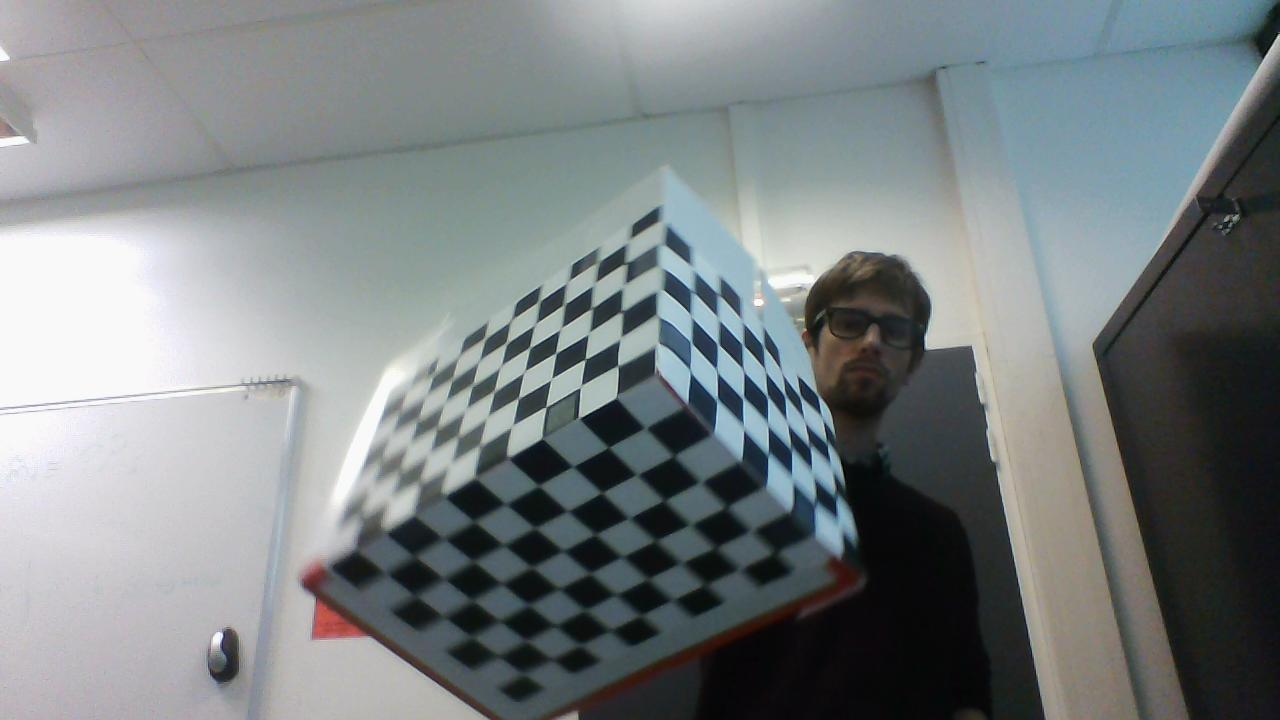
%> input picture etc/img169.jpg, 1280 x 720 px
$ octave --eval "result = mireDetector(imread('../etc/img169.jpg'));"   (GNU Octave 9; MATLAB toolbox functions it lacks are replaced by stand-ins)
%> lines starting %> are read from the running program, lines starting %| are printed output that depends on the picture; in (x1, y1, x2, y2) boxes, pixels count from 0 and x2, y2 are one past the last pixel; in counts of white or black regions, pixels touching at a corner belong together; the program's own positions count from 1
### traitement_image/edgeDetector.m
function [GradGreylvl, imgShape, Ix, Iy] = edgeDetector (imgSrc)
% prend l'image NdG en paramètre, calcule le filtre passe haut vu en cours.
% Retourne le signal filtré selon x et y ainsi que l'image consituée des
% module des gradients.

greylvl = mean(imgSrc,3);

[Height, Width, ~] = size(imgSrc);

x = ones(15);
for i=1:15
    x(i,:) = (-7:7);
end
Teta = 1.6;

%% D?riv?e du filtre passe bas gaussien en x
dxFx = -x./(power(Teta,3)*sqrt(2*pi)) .* exp(-power(x,2)./(2*power(Teta,2)));

%% D?riv?e du filtre passe bas gaussien en y
dyFy = dxFx';

%% filtrage/convolution en X
Ix = conv2(double(dxFx), double(greylvl));  % passe haut

%% filtrage/convolution en Y
Iy = conv2(double(dyFy), double(greylvl));  % passe haut

%% Extraction des contours avec le grad
GradGreylvl = sqrt(Ix.^2 + Iy.^2);  % mise en forme du gradient (module)


maxGrad = max(max(GradGreylvl,[],2)');      % valeur max du gradient (plus fort contour)
imgShape = (GradGreylvl>(maxGrad/10));      % Seuillage avec le dixieme du plus fort contour

GradGreylvl = GradGreylvl/maxGrad;

end

### traitement_image/cornerDetector.m
function imgCorner = cornerDetector(imgSrc)
% Donne un matrice de coordonnés de points à partir d'une image NdG.
% utilise la détection de contours "edgeDetector.m"

    [edges, ~, Ix, Iy] = edgeDetector (imgSrc);

    subplot(2,4,2);
    imshow(edges);
    hold on;
    title('Module du gradient (passe haut gaussien)');
    pause(0.001);

%% Matrice de Harris M
%    M = [   Ix?     ,   Ix*Iy ;
%            Iy*Ix   ,   Ix?     ];

%% Calcul de son d?terminant
     Det = ( (Ix.^2) .* (Iy.^2) - (Ix .* Iy).^2 );

%% Calcul de sa trace
     Trace = (Ix.^2) + (Iy.^2);

%% R?ponse du detecteur de Harris
    R = (Det - 0.04* (Trace.^2));

    % Seuillage
    R = R/mean2(R);
    R(R < (mean2(R)/2)) = 0;


%% Maximums locaux
    [Height, Width] = size(R);
    R = R(8:Height-7,8:Width-7);  % Annuler l'effet "zero-pad" aux bords
    [Height, Width] = size(R);
    imgCorner = zeros(Height, Width);

    % Trouve les max locaux dans une matrice carré de 9x9, autour de tous les coins trouvés
    for i = round(Height*0.05):9:round(Height*0.95)
        for j = round(Width*0.05):9:round(Width*0.95)
            localMax = max(max(R(i-4:i+4,j-4:j+4)));
             if localMax ~= 0
                 for m = i-4:i+4
                    for n = j-4:j+4
                        if R(m,n) == localMax
                            imgCorner(m,n) = 1;
                        end
                    end
                 end
             end
        end
    end

    % Trouve les coordonnées des coins et les range dans imgCorner
    [I(:,2),I(:,1)] = find(imgCorner == 1);
    imgCorner = I;

end

### traitement_image/regroupPoints.m
function out = regroupPoints(points, distMax)
% prend une matrice de coordonnées, et retourne une matrice ayant regroupé
% les points étant séparé par une distance inférieur à distMax.

% recherche des coins proches entre eux
    [Nm, ~] = size(points);
    out = [];
    for i=1:Nm
        alias = [];

        for j=1:Nm
            dist = distance( points(i,2), points(i,1), points(j,2), points(j,1) );

            if (dist < distMax) & (dist > 0)
                if isempty( find( alias == j ) )

                    alias = [alias ; j];

                end
            end
        end

        % Pour un groupe de coins proches, ?tablir un point m?dian
        if isempty(alias) == 0
            posMoy = mean([points(i,:) ; points(alias,:)]);
            if isempty(out)
                out = [out ; posMoy];
            elseif isempty( find( out(:,1) == posMoy(1) ) ) &  isempty( find( out(:,2) == posMoy(2) ) )
                out = [out ; posMoy];
            end
        else
        % Si coins isol?, ne rien faire
            out = [out ; points(i,:)];
        end
    end

end

### traitement_image/mireDetector.m
function mireCornersBis = mireDetector(img)
% Prend une image RGB en argument et retourne la position des sommets de
% la mire rouge, si celle-ci est présente. Si tel est le cas, les sommets
% seront ordonnés en commencant par le plus éloigné du centre, puis en
% tournant dans le sens horaire.

    pause(0.001);

    [Height, Width, ~] = size(img);


    %% detection coins
    corners = cornerDetector(mean(img,3));


    % afficher coins
    subplot(2,4,3);
    cla();
    imshow(img);
    hold on;
    plot(corners(:,1),corners(:,2),'b+');
    title('Coins par la méthode de Harris');


    %% detection zones rouges
    % Isolation des zones o? le rouge est 20% plus fort que le vert et que le bleu
    imgRedOnly = ( (img(:,:,1)>(1.2*img(:,:,2)) & (img(:,:,1)>(1.2*img(:,:,3)) )));


    % On érode 4 fois pour supprimer le bruit
    mask = [0,1,0 ; 1,1,1 ; 0,1,0];
    imgRedOnly = conv2(double(imgRedOnly),double(mask),'same')>4;
    imgRedOnly = conv2(double(imgRedOnly),double(mask),'same')>4;
    imgRedOnly = conv2(double(imgRedOnly),double(mask),'same')>4;
    imgRedOnly = conv2(double(imgRedOnly),double(mask),'same')>4;
    imgRedOnly = conv2(double(imgRedOnly),double(mask),'same')>4;


    % Dilatation avec un masque unitaire de 15 pixel de large pour être sur
    % que les pixels rouge aux coins de la mire soient détectés
    imgRedOnly = conv2(double(imgRedOnly),double(ones(15)),'same');


    % afficher zones rouges et les coins
    subplot(2,4,4);
    cla();
    imshow(imgRedOnly);
    hold on;
    plot(corners(:,1),corners(:,2),'b+');
    title('Superposition avec les zones à dominance rouge');


    %% croisement zones rouges + coins = points mire
    mire = [];
    % un coin n'est stoqué dans mire que si il est sur un pixel détecté
    % comme rouge
    if (isempty(corners) == 0)
        [Nc, ~] = size(corners);
        for i=1:Nc
            if imgRedOnly( corners(i,2), corners(i,1) )
                mire = [mire; corners(i,:)];
            end
        end
    end


    % afficher mire
    subplot(2,4,5);
    cla();
    imshow(img);
    if (isempty(mire) == 0)
        hold on;
        plot(mire(:,1),mire(:,2),'b+');
    end
    title('Points potentiels de la mire rouge');


    %% recherche de la plus grande distance s?parant deux points mire (pour avoir une idée de sa taille dans l'image)
    if (isempty(mire) == 0)
        max=0;
        [Nm, ~] = size(mire);
        for i=1:Nm
            for j=1:Nm
                dist = distance( mire(i,2), mire(i,1), mire(j,2), mire(j,1) );
                if dist > max
                    max = dist;
                end
            end
        end
    end


    %% regroupement des coins proches (relativement à la taille de la mire)
    mireBis = [];
    if (isempty(mire) == 0)
        mireBis = regroupPoints(mire,(max/50));
        mireTmp = [];
        i=0;

        while mean2(mireTmp) ~= mean2(mireBis) % ici mean2 sert de 'checksum' pour trouver le moment o? l'on ne peut plus regrouper de points
            mireTmp = regroupPoints(mireBis,(max/50));
            mireBis = regroupPoints(mireTmp,(max/50));
            i = i+1;
            if i>10
                break;
            end
        end
    end


    % afficher mire sans d?doublement
    subplot(2,4,6);
    cla();
    imshow(img);
    if (isempty(mireBis) == 0)
        hold on;
        plot(mireBis(:,1),mireBis(:,2),'b+');
    end
    title('Points déterminant la mire rouge');


    %% calcul du centre de la mire
    centre = [];
    if (isempty(mire) == 0)
        centre = [mean2(mire(:,1)), mean2(mire(:,2))];
    end


    %% recherche des coins de la mire potentiels (eg les points les plus loin du centre)
    mireCorners = [];
    if (isempty(mireBis) == 0)
        [Nm, ~] = size(mireBis);
        mireCorners = zeros(10,2);

        % En recherchant 30 sommets potentiels on est quasi certain de
        % trouver les 4 vrais parmis eux
        for i=1:30
            max=0;
            for j=1:Nm
                % Distance entre le centre et un point (actuel)
                dist = distance( centre(2), centre(1), mireBis(j,2), mireBis(j,1) );

                if dist > max
                    if (i>1)
                        % arrivé ici on a le point actuel le plus éloingné
                        % du centre
                        prevDist = distance( centre(2), centre(1), mireCorners(i-1,2), mireCorners(i-1,1) );

                        if dist < prevDist
                            % ici on s'assure que le point actuel le plus éloingné
                            % est plus petit que le point le plus éloigné
                            % précédant (ainsi on élimine les doublons)
                            max = dist;
                            mireCorners(i,:) = mireBis(j,:);
                        end
                    end

                    if i == 1
                        % cas spécial du premier point actuel
                        max = dist;
                        mireCorners(i,:) = mireBis(j,:);
                    end
                end
            end
        end
    end


    %% selections des meilleurs coins de la mire (eg les points trouv?s par rotation du coin le plus loin du centre)
    if (isempty(mireCorners) == 0)

        % calcul des 3 rotations successives, autour du centre, à 90°,
        % du sommet certain (le plus loin)
        mireCornersRot = zeros(4,2);
        mireCornersRot(1,:) = mireCorners(1,:);

        P = distance( centre(2), centre(1), mireCornersRot(1,2), mireCornersRot(1,1) );
        Teta = asin( -(mireCornersRot(1,1)-centre(1)) / P );

        for i=2:4
            Teta = Teta+pi/2; %teta + 90°
            mireCornersRot(i,:) = [centre(1) - sin(Teta)*P, centre(2) + cos(Teta)*P];
        end


        % calcul des points les plus proche des points tourn?s
        [Nm, ~] = size(mireCorners);
        mireCornersBis = zeros(4,2);
        mireCornersBis(1,:) = mireCorners(1,:);

        for i=2:4
            % On prend une distance minimale de départ entre la rotation et
            % le coins volontairement plus grande que l'image
            min = Height+Width;

            for j=1:Nm
                % distance entre chaque sommet potentiel (j) et sa position
                % idéale (i) (selon la rotation du sommet certain)
                dist = distance( mireCornersRot(i,2), mireCornersRot(i,1), mireCorners(j,2), mireCorners(j,1) );
                if dist < min
                    % arrivé ici on est sur d'avoir le point le plus proche
                    % de celui tourné
                    min = dist;
                    mireCornersBis(i,:) = mireCorners(j,:);
                end
            end
        end
    end


    % afficher le centre et les coins de la mire
    subplot(2,4,7);
    cla();
    imshow(img);

    if (isempty(centre) == 0)
        hold on;
        plot(centre(:,1),centre(:,2),'gd');
    end

    if (isempty(mireCorners) == 0)
        hold on;
        plot(mireCornersBis(1,1),mireCornersBis(1,2),'b+');
        plot(mireCornersBis(2,1),mireCornersBis(2,2),'b+');
        plot(mireCornersBis(3,1),mireCornersBis(3,2),'b+');
        plot(mireCornersBis(4,1),mireCornersBis(4,2),'b+');
        text(mireCornersBis(1,1)+10,mireCornersBis(1,2),'1');
        text(mireCornersBis(2,1)+10,mireCornersBis(2,2),'2');
        text(mireCornersBis(3,1)+10,mireCornersBis(3,2),'3');
        text(mireCornersBis(4,1)+10,mireCornersBis(4,2),'4');
    end
    title('Sommets de la mire rouge et son centre (vert)');


end
%> in edgeDetector, `GradGreylvl = sqrt(Ix.^2 + Iy.^2);`:
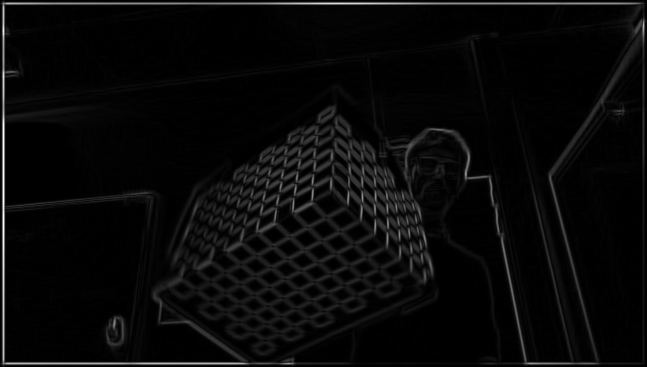
%> GradGreylvl: size 734x1294 double (shown at 1/2 size); min 7.05e-17, max 900.5, mean 32.8; drawn with min black and max white
%> in edgeDetector, `maxGrad = max(max(GradGreylvl,[],2)');`: maxGrad = 900.5
%> in edgeDetector, `imgShape = (GradGreylvl>(maxGrad/10));`:
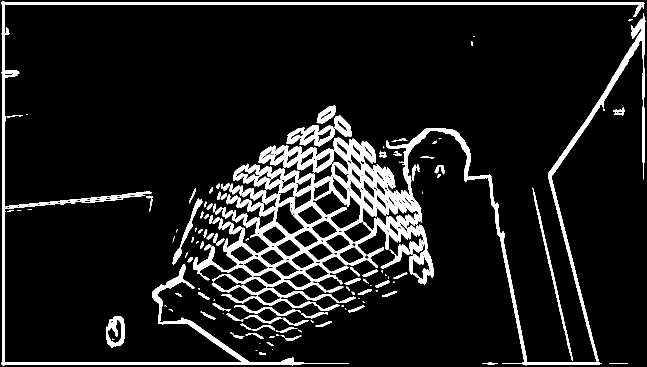
%> imgShape: size 734x1294 logical (shown at 1/2 size); 10.4% white; 131 white regions (42 under 20 px), largest, box (x1, y1, x2, y2) and area: (386, 26, 1291, 731) 53430, (2, 2, 1289, 732) 20763, (517, 291, 668, 346) 3967
%> in cornerDetector, `R = (Det - 0.04* (Trace.^2));`:
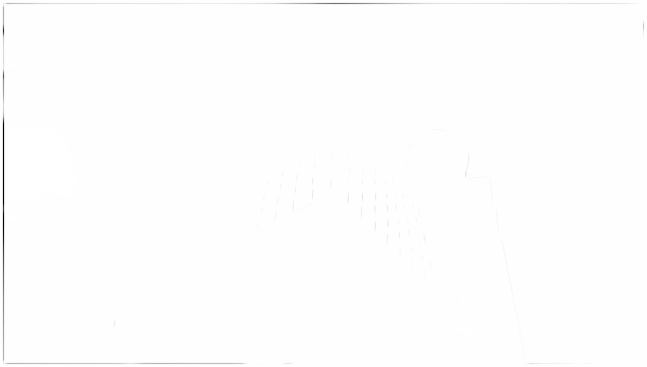
%> R: size 734x1294 double (shown at 1/2 size); min -2.63e+10, max -9.85e-67, mean -56596199.6; drawn with min black and max white
%> after the loop in cornerDetector, `for i = round(Height*0.05):9:round(Height*0.95)`:
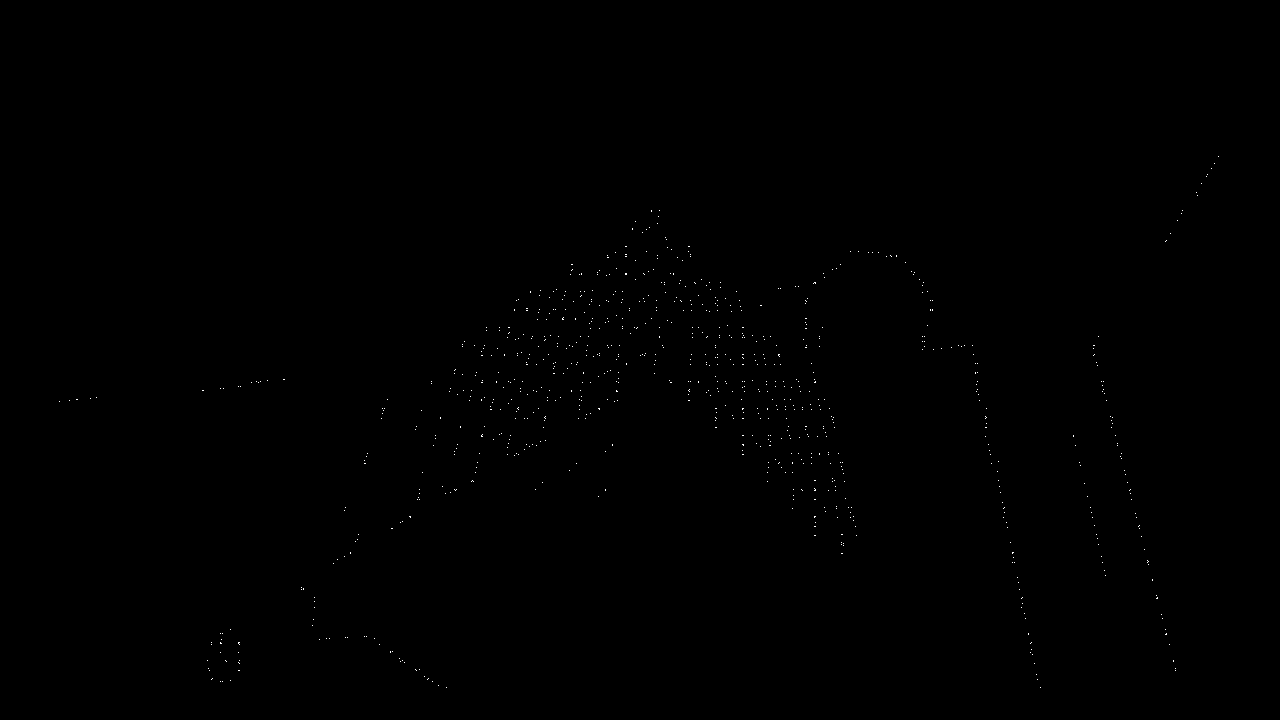
%> imgCorner: size 720x1280 double; values 0 (black) and 1 (white), 0.11% white in thin lines or dots, all inside (x1, y1, x2, y2) = (59, 156, 1219, 688)
%> in cornerDetector, `imgCorner = I;`: imgCorner = 1043 rows, first 12: [60 402; 70 401; 77 400; 78 400; 91 399; 97 398; 203 391; 204 391; 208 661; 209 669; 210 671; 212 643]
%> in mireDetector, `corners = cornerDetector(mean(img,3));`: corners has the same summary as imgCorner in cornerDetector
%> in mireDetector, `title('Coins par la méthode de Harris');`:
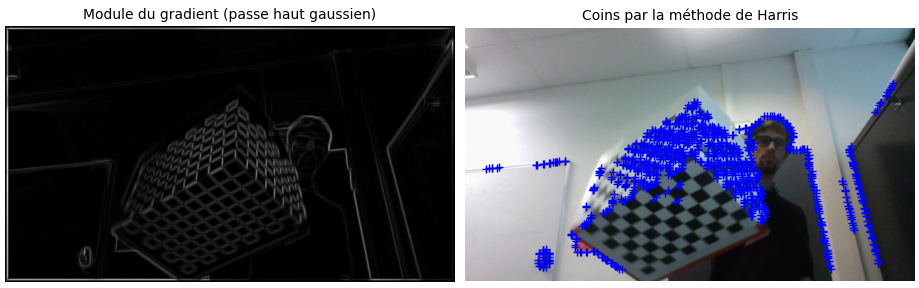
%> figure redrawn from the program's plot data, 2 panels
%> in mireDetector, `imgRedOnly = ( (img(:,:,1)>(1.2*img(:,:,2)) & (img(:,:,1)>(1.2*img(:,:..`: imgRedOnly: size 720x1280 logical; 1.3% white; 117 white regions (93 under 20 px), largest, box (x1, y1, x2, y2) and area: (548, 558, 863, 720) 5637, (302, 561, 408, 657) 2413, (817, 327, 884, 400) 2339
%> in mireDetector, `imgRedOnly = conv2(double(imgRedOnly),double(mask),'same')>4;`: imgRedOnly: size 720x1280 logical; 1% white; 45 white regions (33 under 20 px), largest, box (x1, y1, x2, y2) and area: (549, 559, 861, 719) 4872, (303, 562, 383, 639) 2030, (818, 328, 882, 399) 1915
%> in mireDetector, `imgRedOnly = conv2(double(imgRedOnly),double(mask),'same')>4;`: imgRedOnly: size 720x1280 logical; 0.84% white; 28 white regions (20 under 20 px), largest, box (x1, y1, x2, y2) and area: (560, 560, 860, 713) 4150, (304, 563, 376, 638) 1773, (822, 337, 880, 398) 1578
%> in mireDetector, `imgRedOnly = conv2(double(imgRedOnly),double(mask),'same')>4;`: imgRedOnly: size 720x1280 logical; 0.69% white; 14 white regions (10 under 20 px), largest, box (x1, y1, x2, y2) and area: (574, 561, 859, 711) 3477, (824, 338, 879, 397) 1290, (315, 595, 370, 637) 1223, (305, 564, 325, 592) 316
%> in mireDetector, `imgRedOnly = conv2(double(imgRedOnly),double(mask),'same')>4;`: imgRedOnly: size 720x1280 logical; 0.57% white; 8 white regions (3 under 20 px), largest, box (x1, y1, x2, y2) and area: (576, 562, 858, 710) 2836, (316, 597, 368, 636) 1077, (827, 339, 878, 382) 985, (306, 565, 324, 590) 256, (836, 367, 845, 376) 45
%> in mireDetector, `imgRedOnly = conv2(double(imgRedOnly),double(mask),'same')>4;`: imgRedOnly: size 720x1280 logical; 0.46% white; 7 white regions (2 under 20 px), largest, box (x1, y1, x2, y2) and area: (578, 563, 857, 709) 2214, (317, 598, 367, 635) 938, (828, 340, 876, 381) 817, (307, 566, 323, 587) 203, (837, 368, 844, 375) 28
%> in mireDetector, `title('Superposition avec les zones à dominance rouge');`:
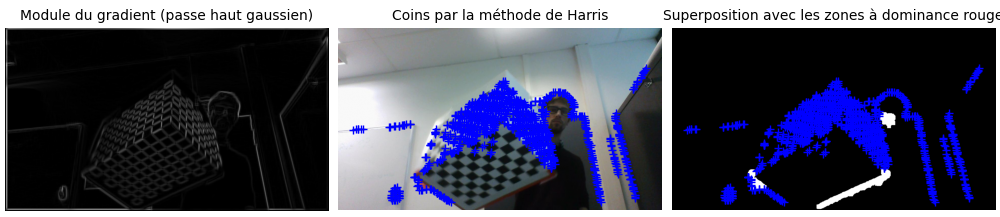
%> figure redrawn from the program's plot data, 3 panels
%> the loop in mireDetector, `for i=1:Nc` made 1043 passes
%> mire on passes 50, 52, 53, 54, 55, 56: [302 588], [302 588; 304 589], [302 588; 304 589; 304 590], [302 588; 304 589; 304 590; 313 626], [302 588; 304 589; 304 590; 313 626; 314 620], [302 588; 304 589; 304 590; 313 626; 314 620; 315 598]
%> after the loop in mireDetector, `for i=1:Nc`: mire = 15 rows, first 12: [302 588; 304 589; 304 590; 313 626; 314 620; 315 598; 315 602; 315 608; 320 640; 327 639; 330 639; 346 638]
%> in mireDetector, `title('Points potentiels de la mire rouge');`:
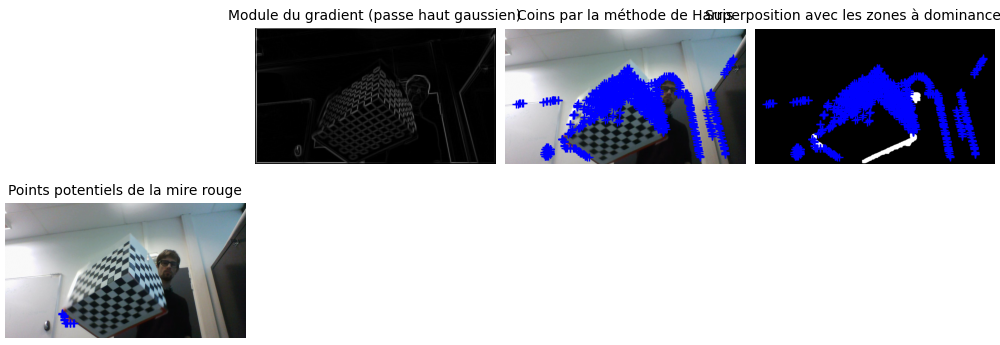
%> figure redrawn from the program's plot data, 4 panels
%> after the loop in mireDetector, `for i=1:Nm`: max = 81.4
%> the loop in regroupPoints, `for i=1:Nm` made 15 passes
%> out on passes 1, 2, 4, 5, 6, 7: [302 588], [302 588; 304 589.5], [302 588; 304 589.5; 313 626], [302 588; 304 589.5; 313 626; 314 620], [302 588; 304 589.5; 313 626; 314 620; 315 598], [302 588; 304 589.5; 313 626; 314 620; 315 598; 315 602]
%> posMoy on pass 3: [304 589.5]
%> after the loop in regroupPoints, `for i=1:Nm`: out = 14 rows, first 12: [302 588; 304 589.5; 313 626; 314 620; 315 598; 315 602; 315 608; 320 640; 327 639; 330 639; 346 638; 348 638]
%> in mireDetector, `mireBis = regroupPoints(mire,(max/50));`: mireBis has the same summary as out in regroupPoints
%> the loop in mireDetector, `while mean2(mireTmp) ~= mean2(mireBis) % ici mean2 sert de 'checksum' ..` made 1 pass
%> i on pass 1: 1
%> in mireDetector, `centre = [mean2(mire(:,1)), mean2(mire(:,2))];`: centre = [325.7 619.3]
%> (the run ends here)
